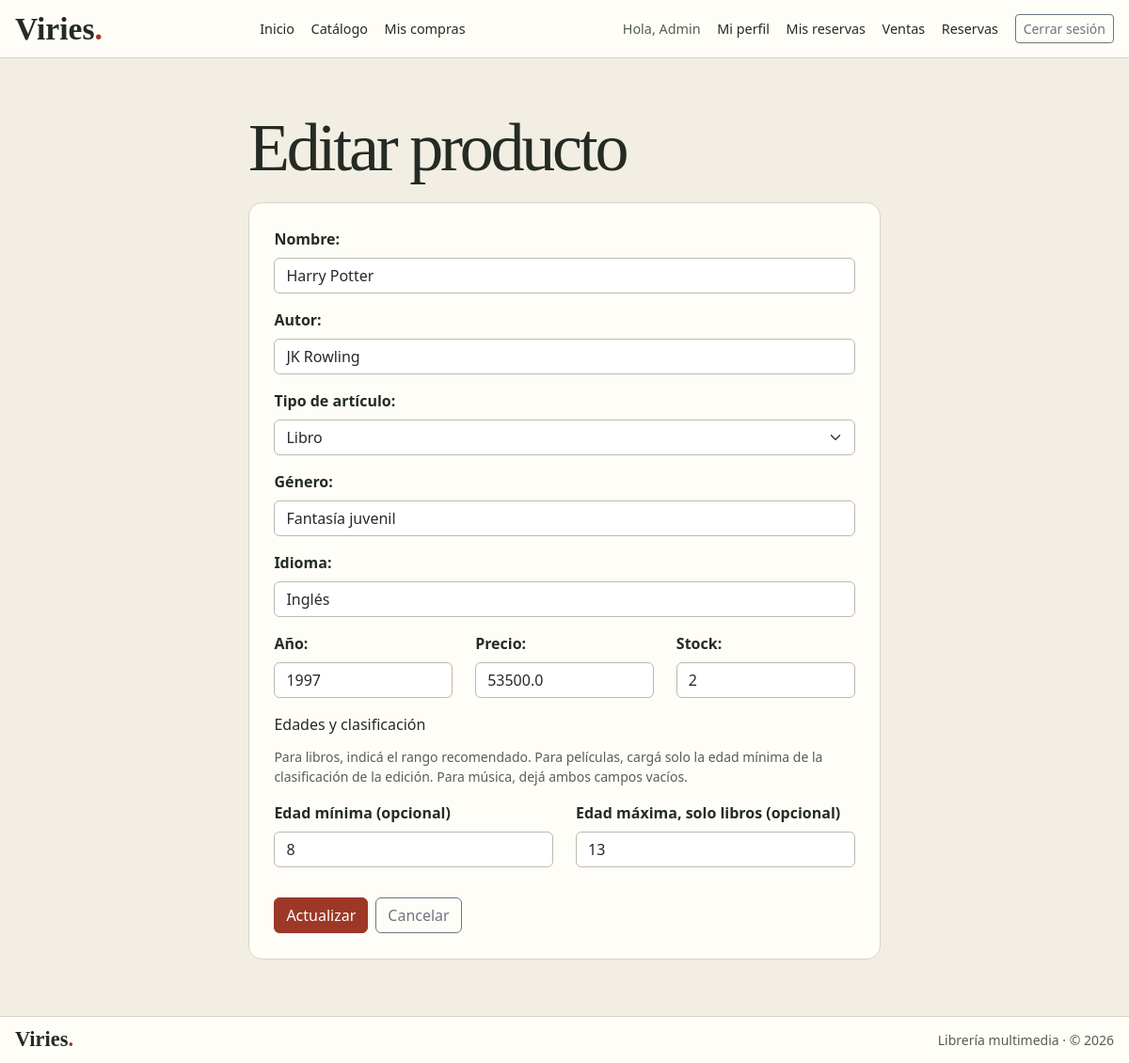
Page /productos/editar/2 (signed in) on the earlier database version.
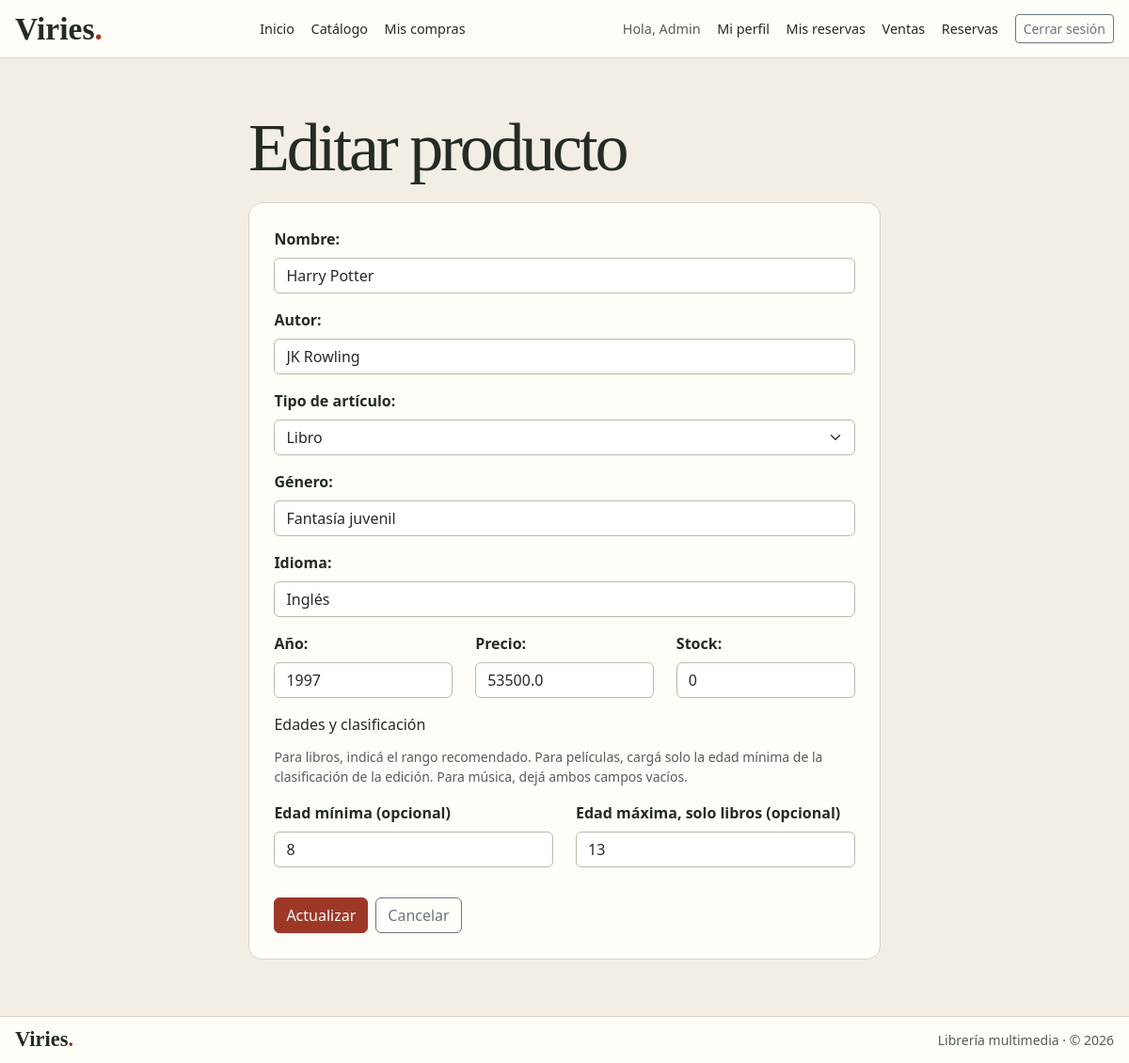
Same page on the later database version.
### db.py (models this page shows)
class Base(DeclarativeBase):
    pass

class Producto(Base):
    __tablename__ = "producto"
    __table_args__ = {"sqlite_autoincrement": True}
    id_producto: Mapped[int] = mapped_column(primary_key=True)
    nombre: Mapped[str] = mapped_column(Text)
    autor: Mapped[str] = mapped_column(Text)
    tipo_articulo: Mapped[str] = mapped_column(Text)
    genero: Mapped[str] = mapped_column(Text)
    idioma: Mapped[str] = mapped_column(Text)
    anio: Mapped[int]
    precio: Mapped[float] = mapped_column(Float)
    stock: Mapped[int]
    edad_minima: Mapped[int | None]
    edad_maxima: Mapped[int | None]

### productos.py (the view, shortened to what this page needs)
@bp_productos.route("/editar/<int:id_producto>", methods=["GET", "POST"])
def editar(id_producto):
    if not es_administrador():
        flash(
            "Acceso denegado: solo el Administrador puede modificar productos.",
            "danger"
        )
        return redirect(url_for("productos.listaProductos"))
    with abrir_sesion() as db, db.begin():
        producto = db.get(Producto, id_producto)
        if producto is None:
            flash("El producto que intentás editar no existe.", "danger")
            return redirect(url_for("productos.listaProductos"))
    if request.method == "POST":
        flash("Producto modificado correctamente.", "success")
        return redirect(url_for("productos.listaProductos"))
    return render_template("productos/editar.html", producto=producto)

### db.py (called while the page is built)
def abrir_sesion():
    return current_app.extensions["viries_db"]()

### productos.py (called while the page is built)
def es_administrador():
    return session.get("rol_id") == 1

### templates/productos/editar.html (shortened to what the changed rows need)
{% extends 'viries-base.html' %}
{% block layout %}narrow{% endblock %}
{% block content %}
<h1>Editar producto</h1>
<form class="paper" method="post"
              action="{{ url_for('productos.editar', id_producto=producto.id_producto) }}">
            <div class="mb-3">
                <label for="nombre" class="form-label">Nombre:</label>
                <input type="text"
                       class="form-control"
                       id="nombre"
                       name="nombre"
                       value="{{ producto.nombre }}"
                       required>
            </div>
            <div class="mb-3">
                <label for="autor" class="form-label">Autor:</label>
                <input type="text"
                       class="form-control"
                       id="autor"
                       name="autor"
                       value="{{ producto.autor }}"
                       required>
            </div>
            <div class="mb-3">
                <label for="tipo_articulo" class="form-label">Tipo de artículo:</label>
                <select class="form-select" id="tipo_articulo" name="tipo_articulo" required>
                    <option value="Libro"
                        {% if producto.tipo_articulo == "Libro" %}selected{% endif %}>
                        Libro
                    </option>
                </select>
            </div>
            <div class="mb-3">
                <label for="genero" class="form-label">Género:</label>
                <input type="text"
                       class="form-control"
                       id="genero"
                       name="genero"
                       value="{{ producto.genero }}"
                       required>
            </div>
            <div class="mb-3">
                <label for="idioma" class="form-label">Idioma:</label>
                <input type="text"
                       class="form-control"
                       id="idioma"
                       name="idioma"
                       value="{{ producto.idioma }}"
                       required>
            </div>
            <div class="row">
                <div class="col-md-4 mb-3">
                    <label for="anio" class="form-label">Año:</label>
                    <input type="number"
                           class="form-control"
                           id="anio"
                           name="anio"
                           min="1"
                           value="{{ producto.anio }}"
                           required>
                </div>
                <div class="col-md-4 mb-3">
                    <label for="precio" class="form-label">Precio:</label>
                    <input type="number"
                           class="form-control"
                           id="precio"
                           name="precio"
                           step="0.01"
                           min="0"
                           value="{{ producto.precio }}"
                           required>
                </div>
                <div class="col-md-4 mb-3">
                    <label for="stock" class="form-label">Stock:</label>
                    <input type="number"
                           class="form-control"
                           id="stock"
                           name="stock"
                           min="0"
                           value="{{ producto.stock }}"
                           required>
                </div>
            </div>
            <fieldset class="row">
                <div class="col-md-6 mb-3">
                    <label for="edad_minima" class="form-label">Edad mínima (opcional)</label>
                    <input type="number" min="0" class="form-control" id="edad_minima" name="edad_minima" value="{{ request.form.get('edad_minima', producto.edad_minima if producto.edad_minima is not none else '') }}">
                </div>
                <div class="col-md-6 mb-3">
                    <label for="edad_maxima" class="form-label">Edad máxima, solo libros (opcional)</label>
                    <input type="number" min="0" class="form-control" id="edad_maxima" name="edad_maxima" value="{{ request.form.get('edad_maxima', producto.edad_maxima if producto.edad_maxima is not none else '') }}">
                </div>
            </fieldset>
        </form>
{% endblock %}

Differences in the rows shown:
changed Producto "Harry Potter": stock "2" → "0"
